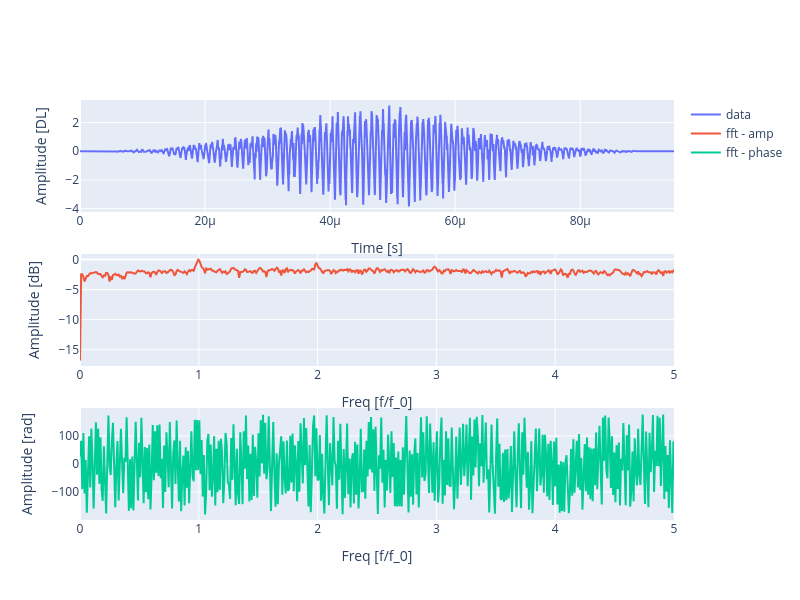

The notebook cell saved with this chart:
### Code cell
# Plot generated data
fft_data, freq = fft(data_windowed, sampling_rate, frequency)

# plot sound wave and fft
fig = make_subplots(rows=3, cols=1)
fig.add_trace( go.Scatter(x=t_plot, y=data_windowed, mode='lines',name='data'),
              row=1,col=1)
fig.add_trace( go.Scatter(x=freq,y=np.log10(np.abs(fft_data)),mode='lines',name='fft - amp'),
              row=2,col=1)
fig.add_trace( go.Scatter(x=freq, y=np.angle(fft_data, deg=True),mode='lines', name = 'fft - phase'),
              row=3,col=1)

fig.update_layout(height=600, width=800,
                  xaxis1 = dict(title='Time [s]'),
                  xaxis2 = dict(title='Freq [f/f_0]', range=[0, fft_lim]),
                  xaxis3 = dict(title='Freq [f/f_0]', range=[0, fft_lim]),
                  yaxis1 = dict(title='Amplitude [DL]'),
                  yaxis2 = dict(title='Amplitude [dB]'),
                  yaxis3 = dict(title='Amplitude [rad]'))
fig.show()

save_figure(fig, f"data_{voltage}_{pcd_number}")

### Figure 1 — Plotly figure (JSON) as saved in the notebook; plotly's stock layout.template omitted (floating-point values rounded to 4 significant figures; data arrays with more than 128 entries replaced by an {"elided": "..."} marker saying what was removed)
{"data": [{"mode": "lines", "name": "data", "type": "scatter", "x": {"elided": "19001 float values"}, "xaxis": "x", "y": {"elided": "19001 float values"}, "yaxis": "y"}, {"mode": "lines", "name": "fft - amp", "type": "scatter", "x": {"elided": "9500 float values"}, "xaxis": "x2", "y": {"elided": "9500 float values"}, "yaxis": "y2"}, {"mode": "lines", "name": "fft - phase", "type": "scatter", "x": {"elided": "9500 float values"}, "xaxis": "x3", "y": {"elided": "9500 float values"}, "yaxis": "y3"}], "layout": {"height": 600, "width": 800, "xaxis": {"anchor": "y", "domain": [0, 1], "title": {"text": "Time [s]"}}, "xaxis2": {"anchor": "y2", "domain": [0, 1], "range": [0, 5], "title": {"text": "Freq [f/f_0]"}}, "xaxis3": {"anchor": "y3", "domain": [0, 1], "range": [0, 5], "title": {"text": "Freq [f/f_0]"}}, "yaxis": {"anchor": "x", "domain": [0.7333, 1], "title": {"text": "Amplitude [DL]"}}, "yaxis2": {"anchor": "x2", "domain": [0.3667, 0.6333], "title": {"text": "Amplitude [dB]"}}, "yaxis3": {"anchor": "x3", "domain": [0, 0.2667], "title": {"text": "Amplitude [rad]"}}}}
